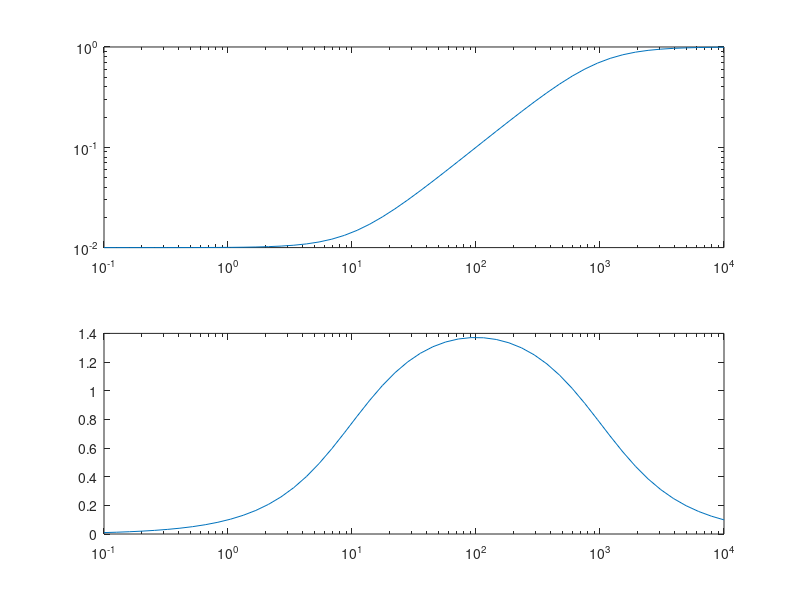
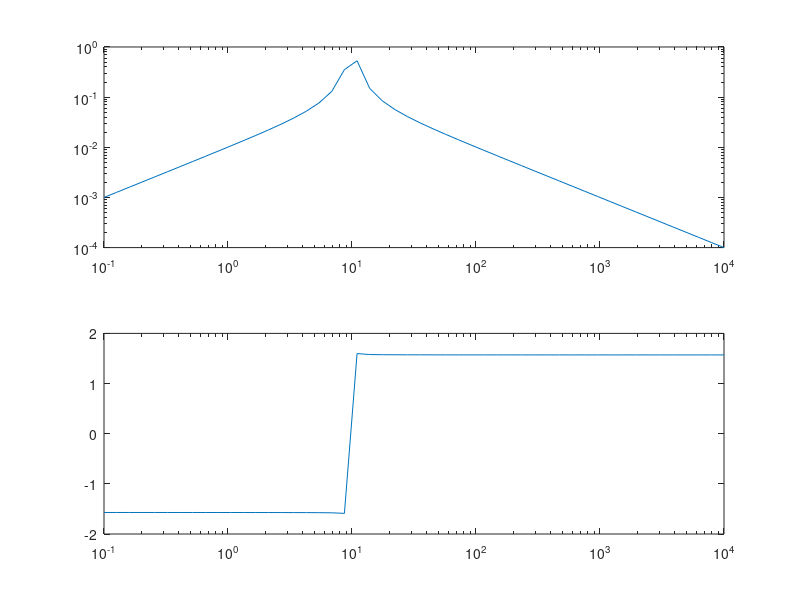

Source code (MATLAB) for these figures, in order:

close all;
% a numerator coefficients of transfer function
% b denominator coefficients of transfer function
% z is zero
% p is pole
% k is gain
% First Order High pass
b=[1 10];
a=[1 1000];
w = logspace(-1,4);
h = freqs(b,a,w);
mag = abs(h);
phase = angle(h);
subplot(2,1,1), loglog(w,mag)
subplot(2,1,2), semilogx(w,phase)
% First Order Low pass
b=[1 1000];
a=[1 10];
w = logspace(-1,4);
h = freqs(b,a,w);
mag = abs(h);
phase = angle(h);
figure
subplot(2,1,1), loglog(w,mag)
subplot(2,1,2), semilogx(w,phase)
% Second order low pass transfer function
b=[0 -10];
a=[1 1/20 100];
w = logspace(-1,4);
h = freqs(b,a,w);
mag = abs(h);
phase = angle(h);
subplot(2,1,1), loglog(w,mag)
subplot(2,1,2), semilogx(w,phase)
% Second order High pass transfer function
b=[1 0 0];
a=[1 1/20 100];
w = logspace(-1,4);
h = freqs(b,a,w);
mag = abs(h);
phase = angle(h);
subplot(2,1,1), loglog(w,mag)
subplot(2,1,2), semilogx(w,phase)
% Second order Band pass transfer function
b=[-1 0];
a=[1 1/20 100];
w = logspace(-1,4);
h = freqs(b,a,w);
mag = abs(h);
phase = angle(h);
subplot(2,1,1), loglog(w,mag)
subplot(2,1,2), semilogx(w,phase)
% Finding Zero and poles from transfer function
b=[-1 0];
a=[1 1/20 100];
[z,p,k] = tf2zp(b,a);
% Finding Transfer function from zero and pole
k=1;
z=[-10 -1000]';
p=[-100 -10000]';
[b,a] = zp2tf(z,p,k);
